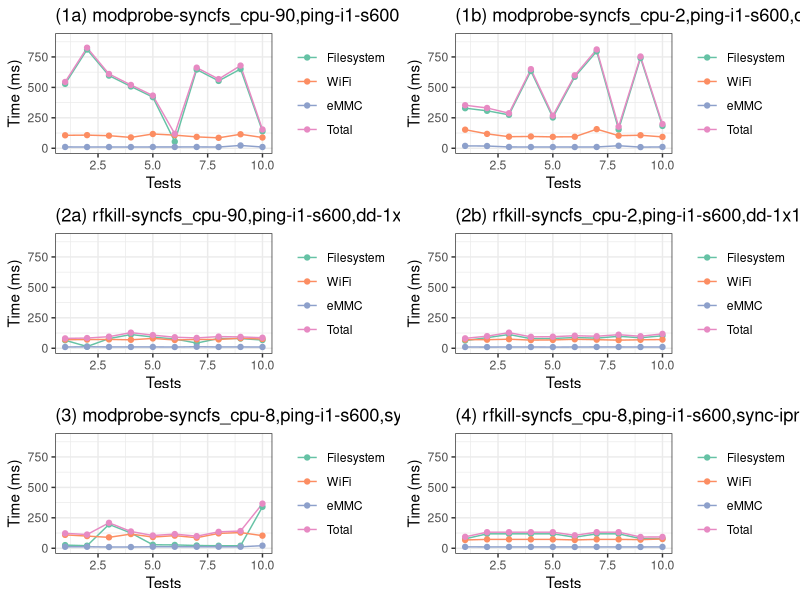

Source code (R):
#!/usr/bin/Rscript --vanilla
library(dplyr)
library(ggplot2)
library(RColorBrewer)
library(reshape2)
library(gridExtra)

printf <- function(...) invisible(print(sprintf(...)))

palette <- brewer.pal(4, 'Set2')
subtype <- c('Filesystem', 'WiFi', 'eMMC', 'Total')
names(palette) <- subtype

d1a <- read.csv('./pf-only/modprobe-syncfs_cpu-90,ping-i1-s600,dd-1x10M.csv')
d1a$idx <- as.numeric(row.names(d1a))
d1b <- read.csv('pf-only/modprobe-syncfs_cpu-2,ping-i1-s600,dd-1x10M.csv')
d1b$idx <- as.numeric(row.names(d1b))
d2a <- read.csv('pf-only/rfkill-syncfs_cpu-90,ping-i1-s600,dd-1x10M,cache-256K.csv')
d2a$idx <- as.numeric(row.names(d2a))
d2b <- read.csv('pf-only/rfkill-syncfs_cpu-2,ping-i1-s600,dd-1x10M,cache-256K.csv')
d2b$idx <- as.numeric(row.names(d2b))
d3 <- read.csv('./pf-only/modprobe-syncfs_cpu-8,ping-i1-s600,sync-iprf-1M,cache-256K.csv')
d3$idx <- as.numeric(row.names(d3))
d4 <- read.csv('./pf-only/rfkill-syncfs_cpu-8,ping-i1-s600,sync-iprf-1M,cache-256K.csv')
d4$idx <- as.numeric(row.names(d4))

d1a_l <- melt(d1a, id.vars = c('idx'),
            variable.name = 'name',
            value.name = 'time')
d1b_l <- melt(d1b, id.vars = c('idx'),
            variable.name = 'name',
            value.name = 'time')
d2a_l <- melt(d2a, id.vars = c('idx'),
            variable.name = 'name',
            value.name = 'time')
d2b_l <- melt(d2b, id.vars = c('idx'),
            variable.name = 'name',
            value.name = 'time')
d3_l <- melt(d3, id.vars = c('idx'),
            variable.name = 'name',
            value.name = 'time')
d4_l <- melt(d4, id.vars = c('idx'),
            variable.name = 'name',
            value.name = 'time')

svg('edge-shutdown-time.svg', width=12, height=12)
p1a = ggplot(d1a_l, aes(x=idx, y=time, color=name)) +
    scale_color_manual(values=palette) +
    ylim(0, 900) +
    geom_line() +
    geom_point() +
    xlab('Tests') +
    ylab('Time (ms)') +
    theme_bw() + 
    theme(legend.title=element_blank()) +
    ggtitle('(1a) modprobe-syncfs_cpu-90,ping-i1-s600,dd-1x10M')
p1b = ggplot(d1b_l, aes(x=idx, y=time, color=name)) +
    scale_color_manual(values=palette) +
    ylim(0, 900) +
    geom_line() +
    geom_point() +
    xlab('Tests') +
    ylab('Time (ms)') +
    theme_bw() +
    theme(legend.title=element_blank()) +
    ggtitle('(1b) modprobe-syncfs_cpu-2,ping-i1-s600,dd-1x10M')
p2a = ggplot(d2a_l, aes(x=idx, y=time, color=name)) +
    scale_color_manual(values=palette) +
    ylim(0, 900) +
    geom_line() +
    geom_point() +
    xlab('Tests') +
    ylab('Time (ms)') +
    theme_bw() +
    theme(legend.title=element_blank()) +
    ggtitle('(2a) rfkill-syncfs_cpu-90,ping-i1-s600,dd-1x10M,cache-256K')
p2b = ggplot(d2b_l, aes(x=idx, y=time, color=name)) +
    scale_color_manual(values=palette) +
    ylim(0, 900) +
    geom_line() +
    geom_point() +
    xlab('Tests') +
    ylab('Time (ms)') +
    theme_bw() +
    theme(legend.title=element_blank()) +
    ggtitle('(2b) rfkill-syncfs_cpu-2,ping-i1-s600,dd-1x10M,cache-256K')
p3 = ggplot(d3_l, aes(x=idx, y=time, color=name)) +
    scale_color_manual(values=palette) +
    ylim(0, 900) +
    geom_line() +
    geom_point() +
    xlab('Tests') +
    ylab('Time (ms)') +
    theme_bw() + 
    theme(legend.title=element_blank()) +
    ggtitle('(3) modprobe-syncfs_cpu-8,ping-i1-s600,sync-iprf-1M,cache-256K')
p4 = ggplot(d4_l, aes(x=idx, y=time, color=name)) +
    scale_color_manual(values=palette) +
    ylim(0, 900) +
    geom_line() +
    geom_point() +
    xlab('Tests') +
    ylab('Time (ms)') +
    theme_bw() + 
    theme(legend.title=element_blank()) +
    ggtitle('(4) rfkill-syncfs_cpu-8,ping-i1-s600,sync-iprf-1M,cache-256K')

grid.arrange(p1a, p1b, p2a, p2b, p3, p4, nrow=3)
dev.off()

save.image(file='data.RData')
